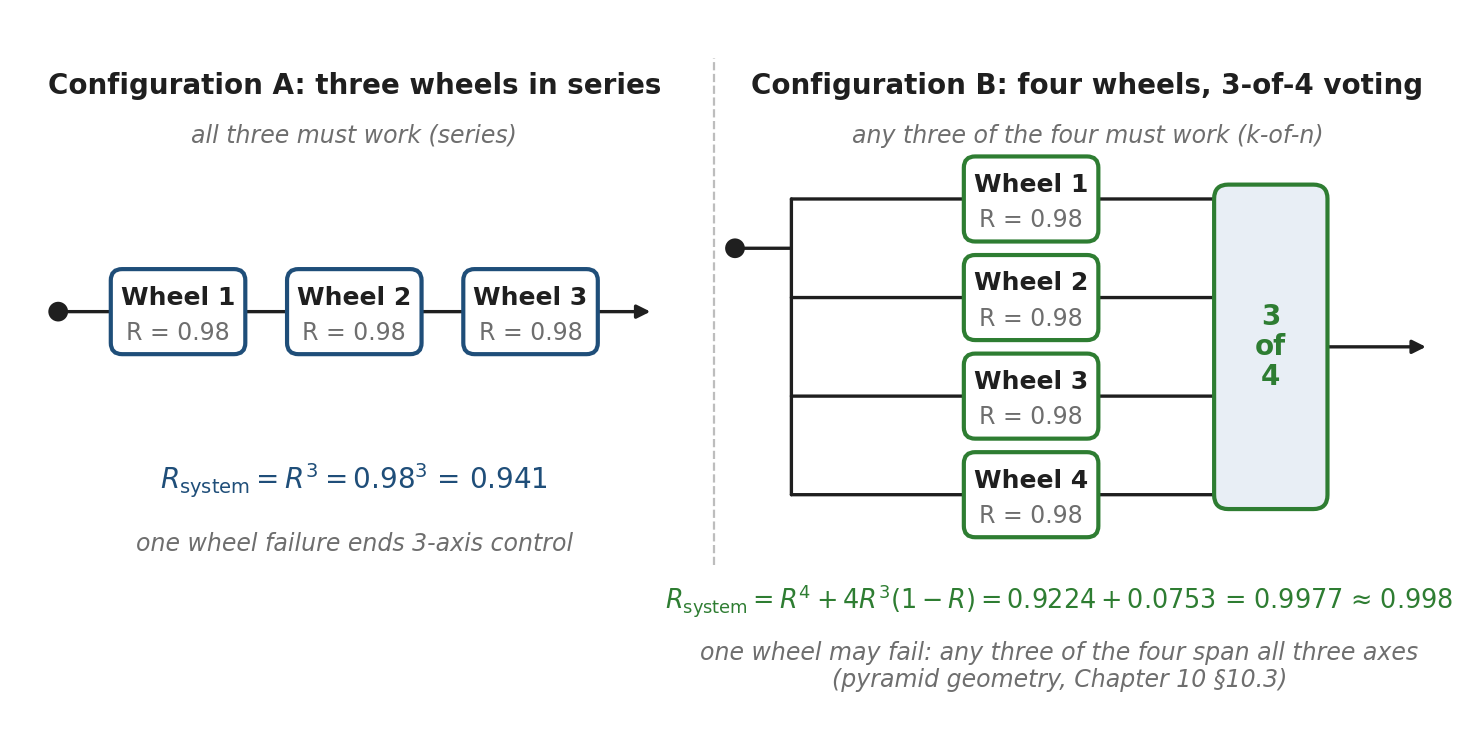

This chart was generated by the following Python code:
"""Reliability block diagrams for the reaction-wheel example of Chapter 15 §15.4.6:
three wheels in series (R = 0.98 each) versus four wheels in a 3-of-4 voting block."""
from math import comb
from pathlib import Path

import matplotlib.pyplot as plt
from matplotlib.patches import FancyBboxPatch, FancyArrowPatch, Circle
from oer_style import apply_style, COLORS, save

apply_style()
R = 0.98
R_series = R ** 3
R_3of4 = sum(comb(4, i) * R ** i * (1 - R) ** (4 - i) for i in range(3, 5))

fig = plt.figure(figsize=(7.05, 3.45))
ax = fig.add_axes([0, 0, 1, 1])
ax.set_xlim(0, 100)
ax.set_ylim(-1, 48)
ax.set_axis_off()
ax.grid(False)

BW, BH = 9.5, 6.0


def block(x, y, label, sub, color=COLORS["accent"]):
    ax.add_patch(FancyBboxPatch((x - BW / 2, y - BH / 2), BW, BH, boxstyle="round,pad=0.02,rounding_size=0.8",
                                facecolor="#ffffff", edgecolor=color, lw=1.5, zorder=3))
    ax.text(x, y + 1.0, label, ha="center", va="center", fontsize=9, fontweight="bold", zorder=4)
    ax.text(x, y - 1.5, sub, ha="center", va="center", fontsize=8.5, color=COLORS["grey"], zorder=4)


def wire(p0, p1, arrow=False, color=COLORS["ink"]):
    ax.add_patch(FancyArrowPatch(p0, p1, arrowstyle="-|>" if arrow else "-", mutation_scale=10,
                                 color=color, lw=1.2, zorder=2, shrinkA=0, shrinkB=0))


def node(x, y):
    ax.add_patch(Circle((x, y), 0.7, facecolor=COLORS["ink"], edgecolor="none", zorder=4))


# ---------------- Configuration A: series ----------------
yA = 28
xs = [10.5, 23, 35.5]
ax.text(23, 44, "Configuration A: three wheels in series", ha="center", va="center",
        fontsize=10, fontweight="bold")
ax.text(23, 40.5, "all three must work (series)", ha="center", va="center", fontsize=8.5,
        color=COLORS["grey"], style="italic")
wire((2, yA), (xs[0] - BW / 2, yA))
for k, x in enumerate(xs):
    block(x, yA, f"Wheel {k + 1}", f"R = {R:.2f}")
    if k < 2:
        wire((x + BW / 2, yA), (xs[k + 1] - BW / 2, yA))
wire((xs[-1] + BW / 2, yA), (44, yA), arrow=True)
node(2, yA)
ax.text(23, 16, r"$R_{\rm system} = R^3 = 0.98^3$" + f" = {R_series:.3f}", ha="center", va="center",
        fontsize=10, color=COLORS["accent"])
ax.text(23, 11.5, "one wheel failure ends 3-axis control", ha="center", va="center", fontsize=8.5,
        color=COLORS["grey"], style="italic")

# ---------------- Configuration B: 3-of-4 ----------------
x0, x1 = 54, 96          # input / output bus x
xb = 71                  # block centre x
ax.text(75, 44, "Configuration B: four wheels, 3-of-4 voting", ha="center", va="center",
        fontsize=10, fontweight="bold")
ax.text(75, 40.5, "any three of the four must work (k-of-n)", ha="center", va="center",
        fontsize=8.5, color=COLORS["grey"], style="italic")
ys = [36, 29, 22, 15]
# input bus
wire((x0, ys[-1]), (x0, ys[0]))
wire((50, ys[1] + 3.5), (x0, ys[1] + 3.5))
node(50, ys[1] + 3.5)
for k, y in enumerate(ys):
    wire((x0, y), (xb - BW / 2, y))
    block(xb, y, f"Wheel {k + 1}", f"R = {R:.2f}", color=COLORS["accent_3"])
    wire((xb + BW / 2, y), (84, y))
# voting gate
gx, gy = 88, (ys[0] + ys[-1]) / 2
ax.add_patch(FancyBboxPatch((gx - 4, gy - 11.5), 8, 23, boxstyle="round,pad=0.02,rounding_size=1.0",
                            facecolor=COLORS["band"], edgecolor=COLORS["accent_3"], lw=1.5, zorder=3))
ax.text(gx, gy, "3\nof\n4", ha="center", va="center", fontsize=10, fontweight="bold",
        color=COLORS["accent_3"], zorder=4, linespacing=1.1)
for y in ys:
    wire((84, y), (gx - 4, y))
wire((gx + 4, gy), (99, gy), arrow=True)
ax.text(73, 7.5, r"$R_{\rm system} = R^4 + 4R^3(1-R) = 0.9224 + 0.0753$" + f" = {R_3of4:.4f} ≈ {R_3of4:.3f}",
        ha="center", va="center", fontsize=9.2, color=COLORS["accent_3"])
ax.text(73, 2.8, "one wheel may fail: any three of the four span all three axes\n(pyramid geometry, Chapter 10 §10.3)",
        ha="center", va="center", fontsize=8.5, color=COLORS["grey"], style="italic")

# divider
ax.plot([48.5, 48.5], [10, 46], color=COLORS["grey_light"], lw=0.8, ls="--")
print(f"R_series={R_series:.4f}  R_3of4={R_3of4:.4f}")
save(fig, Path(__file__).stem)
